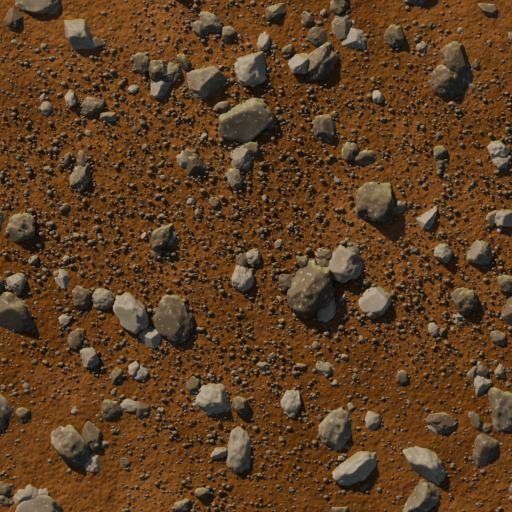
#> input picture dev/tex-backup/dirt_tropical.png, 512 x 512 px
$ python ground_palette.py ../tex-backup/dirt_tropical.png ../tex-backup/brick_keep.png
#> lines starting #> are read from the running program, lines starting #| are printed output that depends on the picture
"""Палитра кадра грунта по маске почва/камень: медиана sRGB и квантили яркости отдельно для почвы и камней.
python dev/tools/ground_palette.py <raw.png> <mask.png>   (маска: чёрное — почва, белое — камни и галька)
Цели — по принятому грунту долины assets/tex/dirt_valley.png (почва ~65/48/35, камни ~94/88/85)."""
import sys
import numpy as np
from PIL import Image


def measure(raw_path, mask_path):
#> called with raw_path = '../tex-backup/dirt_tropical.png', mask_path = '../tex-backup/brick_keep.png'
    raw = Image.open(raw_path).convert('RGB')
#> raw is the input picture: PIL image 512x512 RGB; mean R, G, B 93.4, 63.8, 34.9
    mask = Image.open(mask_path).convert('L').resize(raw.size, Image.Resampling.NEAREST)
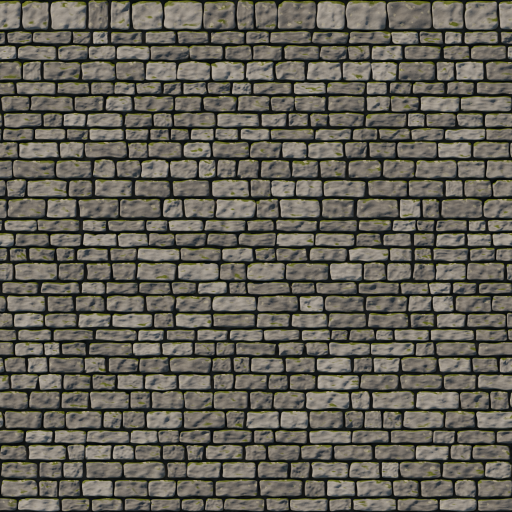
#> input picture dev/tex-backup/brick_keep.png, 512 x 512 px
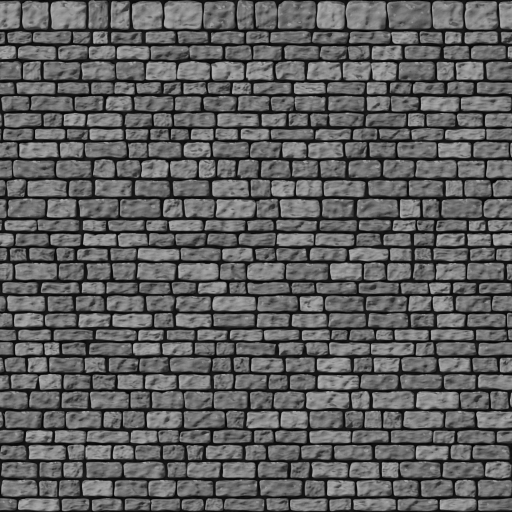
#> mask: PIL image 512x512 L; min 2, max 179, mean 96
    a = np.asarray(raw, dtype=np.float32).reshape(-1, 3)
    m = np.asarray(mask).reshape(-1)
    out = {}
    for name, sel in [('soil', m < 40), ('rock', m > 215)]:
        s = a[sel]
        L = s @ np.array([0.3, 0.59, 0.11])
        mx, mn = s.max(1), s.min(1)
        out[name] = {'share': round(float(sel.mean()), 3), 'median': np.median(s, 0).round(1).tolist(),
                     'L_q10_50_90': np.percentile(L, [10, 50, 90]).round(1).tolist(),
                     'sat_median': round(float(np.median((mx - mn) / np.maximum(mx, 1))), 3)}
#> this loop made 2 passes
#> name on passes 1 to 2: 'soil', 'rock'
#> after the loop, out = 1 item
    return out


if __name__ == '__main__':
    import json
#> (the run stopped early here; a loop or call above may not have finished)
